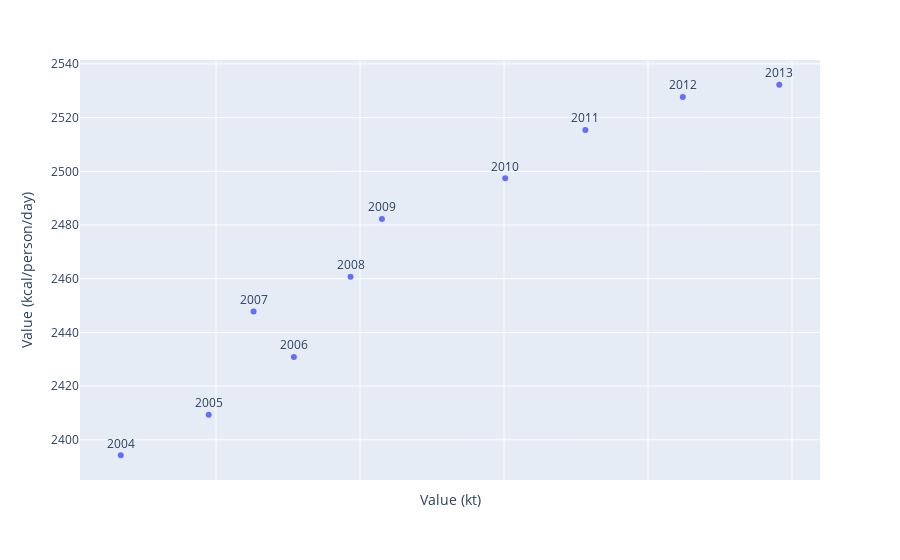

Here is the notebook cell this chart was saved with:
### Markdown cell above
Ther is a strong correlation between the amount of food produced and the amount of food consumed ach year from 2004 to 2013. This correlation can be visualized in the scatter plot below

### Code cell
test = test.reset_index()
fig = px.scatter(test, x='Value (kt)', y='Value (kcal/person/day)', text='Year')
fig.update_traces(textposition='top center')
fig.update_xaxes(showticklabels=False)

fig.show()

### Figure 1 — Plotly figure (JSON) as saved in the notebook; plotly's stock layout.template omitted (floating-point values rounded to 4 significant figures)
{"data": [{"hovertemplate": "Value (kt)=%{x}<br>Value (kcal/person/day)=%{y}<br>Year=%{text}<extra></extra>", "legendgroup": "", "marker": {"color": "#636efa", "symbol": "circle"}, "mode": "markers+text", "name": "", "orientation": "v", "showlegend": false, "text": [2004, 2005, 2006, 2007, 2008, 2009, 2010, 2011, 2012, 2013], "textposition": "top center", "type": "scatter", "x": [286.8, 299.0, 310.8, 305.2, 318.7, 323.0, 340.2, 351.3, 364.8, 378.2], "xaxis": "x", "y": [2394.0, 2409.0, 2431.0, 2448.0, 2461.0, 2482.0, 2497.0, 2515.0, 2528.0, 2532.0], "yaxis": "y"}], "layout": {"legend": {"tracegroupgap": 0}, "margin": {"t": 60}, "xaxis": {"anchor": "y", "domain": [0, 1], "showticklabels": false, "title": {"text": "Value (kt)"}}, "yaxis": {"anchor": "x", "domain": [0, 1], "title": {"text": "Value (kcal/person/day)"}}}}
